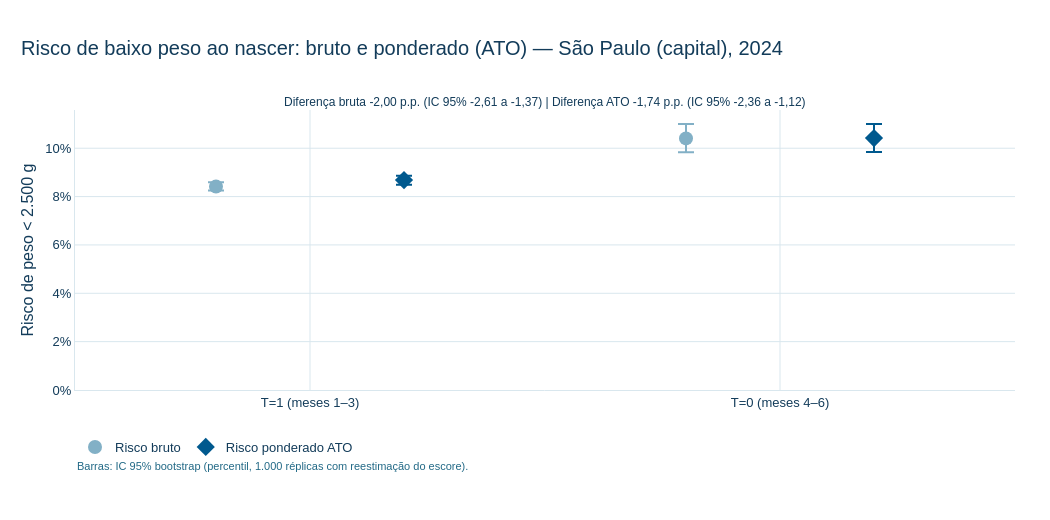

This figure's notebook cell:
### Code cell
fig_risco = go.Figure()
grupos = [(1, "T=1 (meses 1–3)"), (0, "T=0 (meses 4–6)")]
for nome, risco, prefixo, cor, simbolo in [
        ("Risco bruto", risco_bruto, "bruto", CORES_IPT["AZUL_CLARO"], "circle"),
        ("Risco ponderado ATO", risco_ato, "ato", CORES_IPT["AZUL_PRINCIPAL"], "diamond")]:
    pontos = [100 * risco[g] for g, _ in grupos]
    limites = [ic(f"{prefixo}_t{g}", 100) for g, _ in grupos]
    fig_risco.add_scatter(
        x=[r for _, r in grupos], y=pontos, name=nome, mode="markers",
        marker=dict(color=cor, symbol=simbolo, size=14),
        error_y=dict(type="data", symmetric=False, thickness=2, width=8, color=cor,
                     array=[l[1] - p for p, l in zip(pontos, limites)],
                     arrayminus=[p - l[0] for p, l in zip(pontos, limites)]),
        customdata=[[f"{fmt(l[0], 2)} a {fmt(l[1], 2)}"] for l in limites],
        hovertemplate="%{x}<br>%{y:.2f}%<br>IC 95%: %{customdata[0]}<extra>" + nome + "</extra>")
fig_risco.add_annotation(
    x=0.5, xref="paper", y=1.06, yref="paper", showarrow=False, font=dict(size=12, color=CORES_IPT["AZUL_ESCURO"]),
    text=(f"Diferença bruta {fmt(dif_bruta, 2)} p.p. (IC 95% {fmt(ic('dif_bruta')[0], 2)} a {fmt(ic('dif_bruta')[1], 2)})"
          f" | Diferença ATO {fmt(dif_ato, 2)} p.p. (IC 95% {fmt(ic('dif_ato')[0], 2)} a {fmt(ic('dif_ato')[1], 2)})"))
aplicar_tema_base(fig_risco, "Risco de baixo peso ao nascer: bruto e ponderado (ATO) — São Paulo (capital), 2024")
fig_risco.update_layout(width=1050, height=520, separators=",.", scattermode="group",
                        margin=dict(l=75, r=35, t=110, b=130), legend=dict(orientation="h", y=-0.15, x=0))
fig_risco.update_yaxes(title="Risco de peso < 2.500 g", ticksuffix="%", rangemode="tozero")
fig_risco.add_annotation(x=0, xref="paper", xanchor="left", y=-0.3, yref="paper", showarrow=False,
                         text="Barras: IC 95% bootstrap (percentil, 1.000 réplicas com reestimação do escore).",
                         font=dict(size=11, color=CORES_IPT["AZUL_MEDIO"]))
fig_risco.update_xaxes(title="")
exibir_plotly(fig_risco)

### Figure 1 — Plotly figure (JSON) as saved in the notebook; plotly's stock layout.template omitted (floating-point values rounded to 4 significant figures)
{"data": [{"customdata": [["8,25 a 8,59"], ["9,84 a 11,00"]], "error_y": {"array": [0.1777, 0.5903], "arrayminus": [0.1647, 0.5698], "color": "#82B0C6", "symmetric": false, "thickness": 2, "type": "data", "width": 8}, "hovertemplate": "%{x}<br>%{y:.2f}%<br>IC 95%: %{customdata[0]}<extra>Risco bruto</extra>", "marker": {"color": "#82B0C6", "size": 14, "symbol": "circle"}, "mode": "markers", "name": "Risco bruto", "type": "scatter", "x": ["T=1 (meses 1–3)", "T=0 (meses 4–6)"], "y": [8.412, 10.41]}, {"customdata": [["8,49 a 8,87"], ["9,85 a 11,00"]], "error_y": {"array": [0.1853, 0.5835], "arrayminus": [0.1916, 0.572], "color": "#00598E", "symmetric": false, "thickness": 2, "type": "data", "width": 8}, "hovertemplate": "%{x}<br>%{y:.2f}%<br>IC 95%: %{customdata[0]}<extra>Risco ponderado ATO</extra>", "marker": {"color": "#00598E", "size": 14, "symbol": "diamond"}, "mode": "markers", "name": "Risco ponderado ATO", "type": "scatter", "x": ["T=1 (meses 1–3)", "T=0 (meses 4–6)"], "y": [8.681, 10.42]}], "layout": {"annotations": [{"font": {"color": "#133C5A", "size": 12}, "showarrow": false, "text": "Diferença bruta -2,00 p.p. (IC 95% -2,61 a -1,37) | Diferença ATO -1,74 p.p. (IC 95% -2,36 a -1,12)", "x": 0.5, "xref": "paper", "y": 1.06, "yref": "paper"}, {"font": {"color": "#226986", "size": 11}, "showarrow": false, "text": "Barras: IC 95% bootstrap (percentil, 1.000 réplicas com reestimação do escore).", "x": 0, "xanchor": "left", "xref": "paper", "y": -0.3, "yref": "paper"}], "height": 520, "legend": {"orientation": "h", "x": 0, "y": -0.15}, "margin": {"b": 130, "l": 75, "r": 35, "t": 110}, "scattermode": "group", "separators": ",.", "title": {"text": "Risco de baixo peso ao nascer: bruto e ponderado (ATO) — São Paulo (capital), 2024"}, "width": 1050, "xaxis": {"title": {"text": ""}}, "yaxis": {"rangemode": "tozero", "ticksuffix": "%", "title": {"text": "Risco de peso < 2.500 g"}}}}
